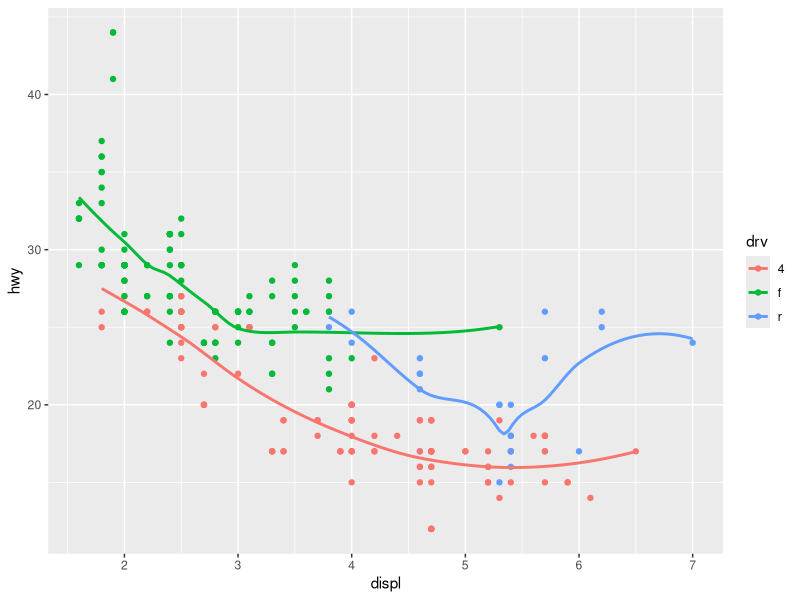
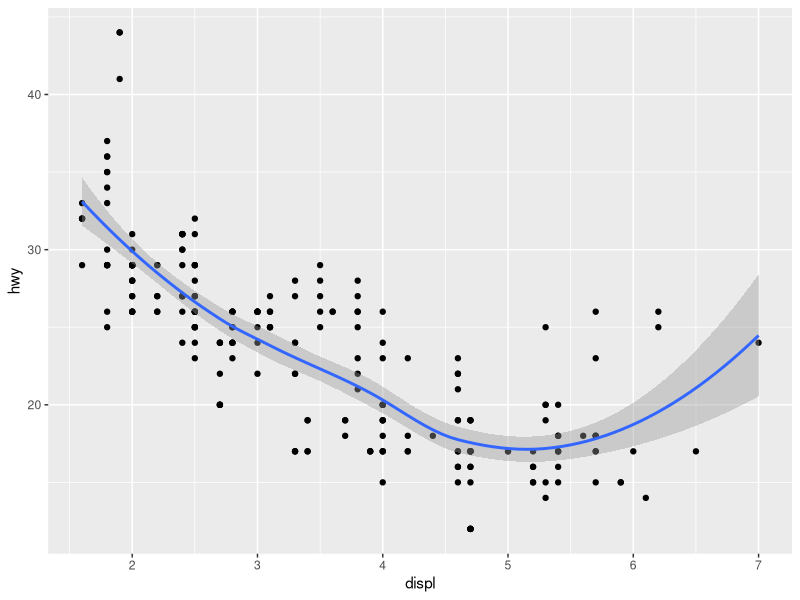
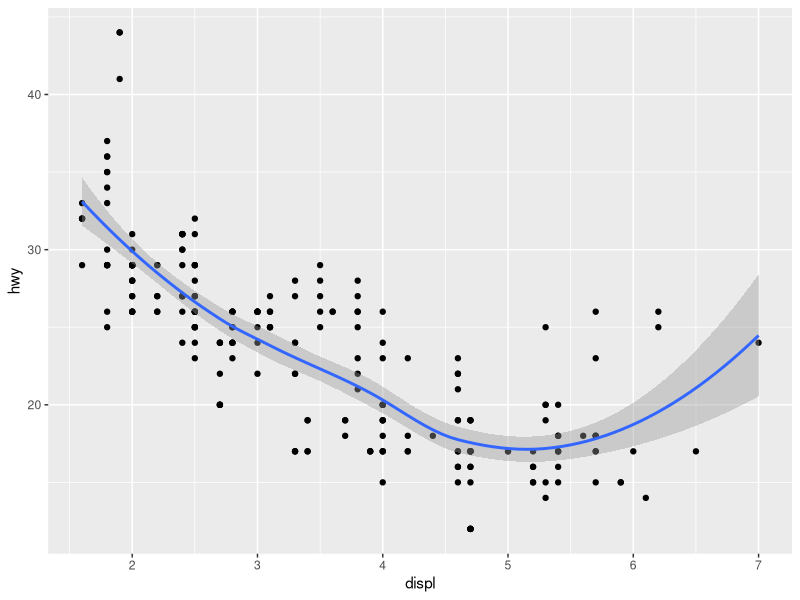
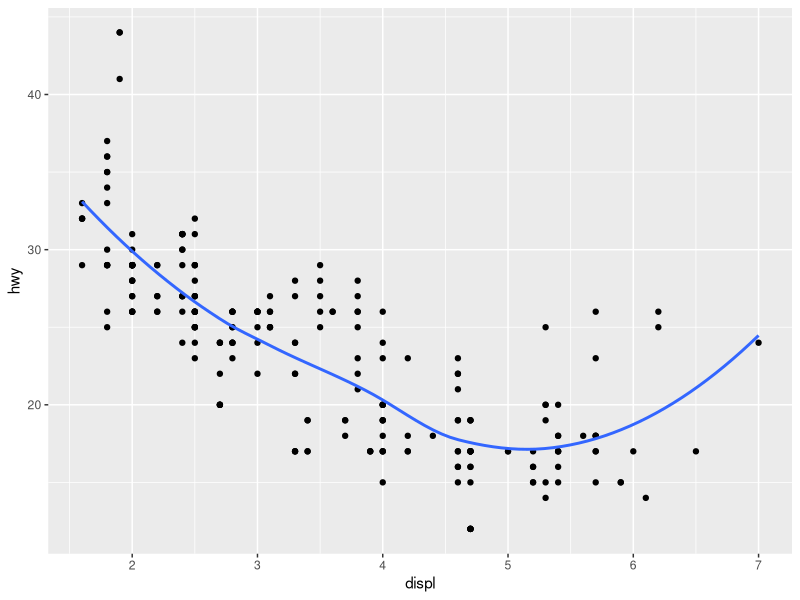
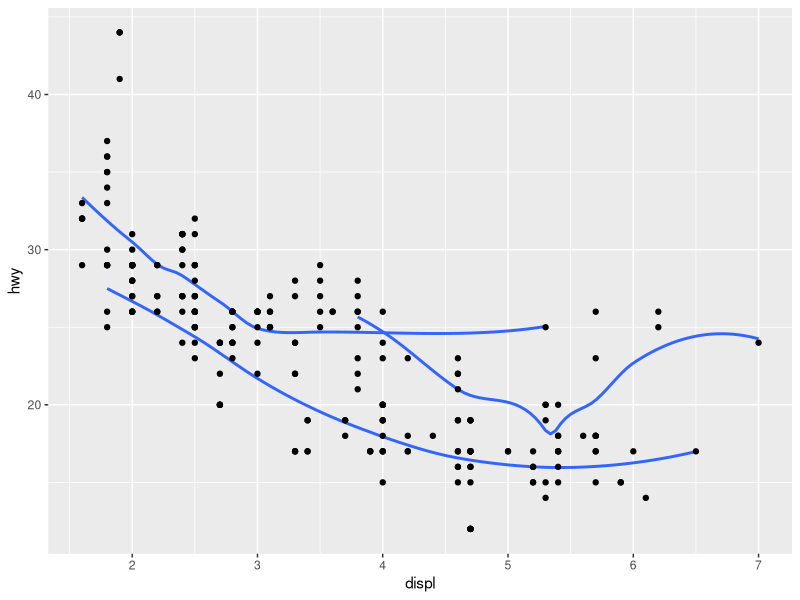
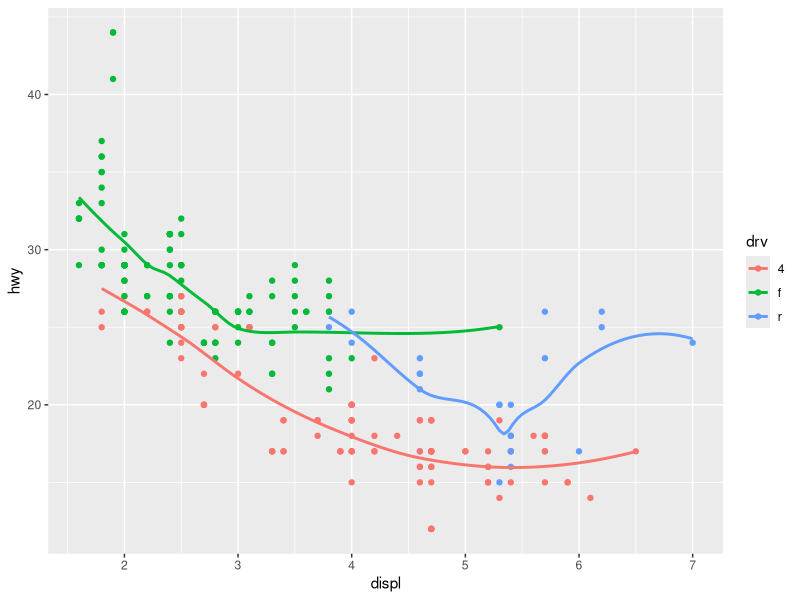
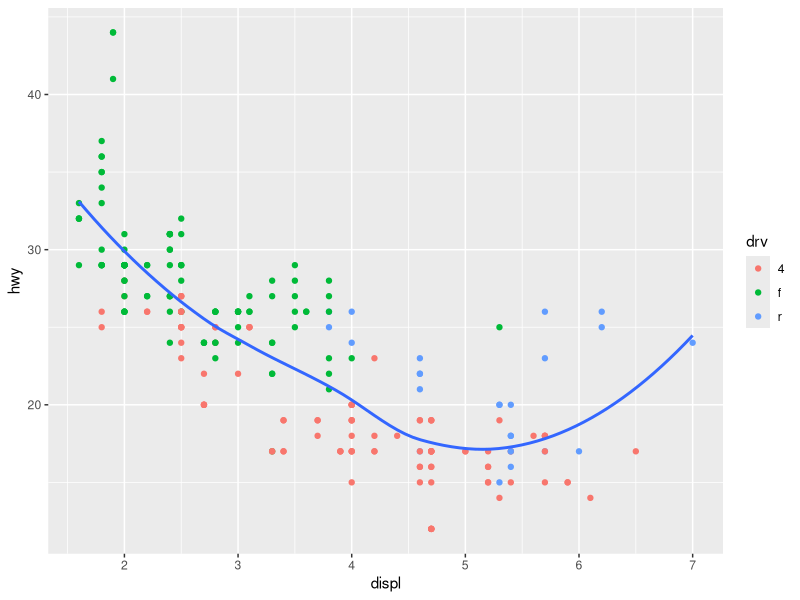
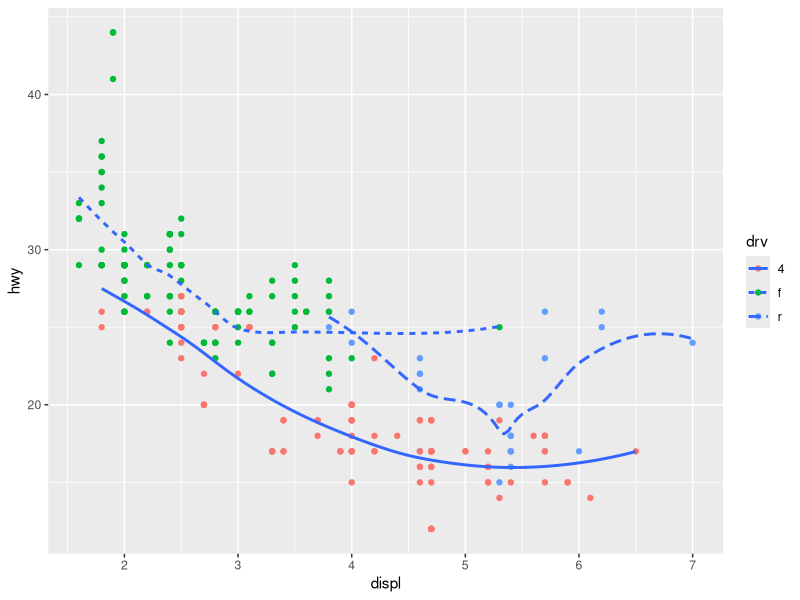

Here is the R script that generated these plots, in order:
## ---- chunk 1
library(ggplot2)
ggplot(data = mpg, mapping = aes(x = displ, y = hwy, color = drv)) + 
  geom_point() + 
  geom_smooth(se = FALSE)

## ---- chunk 2
ggplot(data = mpg, mapping = aes(x = displ, y = hwy)) + 
  geom_point() + 
  geom_smooth()

ggplot() + 
  geom_point(data = mpg, mapping = aes(x = displ, y = hwy)) + 
  geom_smooth(data = mpg, mapping = aes(x = displ, y = hwy))

## ---- chunk 3
ggplot(data = mpg, mapping = aes(x = displ, y = hwy)) + 
  geom_point() + 
  geom_smooth(se = FALSE)

## ---- chunk 4
ggplot(data = mpg, mapping = aes(x = displ, y = hwy)) + 
  geom_smooth(aes(group = drv), se = FALSE) +
  geom_point()

## ---- chunk 5
ggplot(data = mpg, mapping = aes(x = displ, y = hwy, color = drv)) + 
  geom_point() + 
  geom_smooth(se = FALSE)

## ---- chunk 6
ggplot(data = mpg, mapping = aes(x = displ, y = hwy)) + 
  geom_point(aes(color = drv)) + 
  geom_smooth(se = FALSE)

## ---- chunk 7
ggplot(data = mpg, mapping = aes(x = displ, y = hwy)) + 
  geom_point(aes(color = drv)) +
  geom_smooth(aes(linetype = drv), se = FALSE)

## ---- chunk 8
ggplot(data = mpg, mapping = aes(x = displ, y = hwy)) + 
  geom_point(size = 4, colour = "white") + 
  geom_point(aes(colour = drv))

## ---- chunk 9
ggplot(data = diamonds) + 
  geom_bar(mapping = aes(x = cut))

## ---- chunk 10
ggplot(data = diamonds) +
  geom_pointrange(mapping = aes(x = cut, y = depth),
                  stat = "summary",
                  fun.ymin = min,
                  fun.ymax = max,
                  fun.y = median)

## ---- chunk 11
ggplot(data = diamonds) + 
  geom_bar(mapping = aes(x = cut, y = ..prop..))

## ---- chunk 12
ggplot(data = diamonds) + 
  geom_bar(mapping = aes(x = cut, fill = color, y = ..prop..))

## ---- chunk 13
ggplot(data = diamonds) + 
  geom_bar(mapping = aes(x = cut, y = ..prop.., group = 1))

## ---- chunk 14
ggplot(data = diamonds) + 
  geom_bar(mapping = aes(x = cut, fill = color, y = ..prop.., group = 1))

## ---- chunk 15
ggplot(data = diamonds) + 
  geom_bar(mapping = aes(x = cut, colour = cut))

ggplot(data = diamonds) + 
  geom_bar(mapping = aes(x = cut, fill = cut))

## ---- chunk 16
ggplot(data = diamonds) + 
  geom_bar(mapping = aes(x = cut, fill = clarity))
## ---- chunk 17
ggplot(data = diamonds, mapping = aes(x = cut, fill = clarity)) + 
  geom_bar(alpha = 1/5, position = "identity")

## ---- chunk 18
ggplot(data = diamonds, mapping = aes(x = cut, colour = clarity)) + 
  geom_bar(fill = NA, position = "identity")

## ---- chunk 19
ggplot(data = diamonds) + 
  geom_bar(mapping = aes(x = cut, fill = clarity), position = "fill")

## ---- chunk 20
ggplot(data = diamonds) + 
  geom_bar(mapping = aes(x = cut, fill = clarity), position = "dodge")

## ---- chunk 21
ggplot(data = mpg) + 
  geom_point(mapping = aes(x = displ, y = hwy), position = "jitter")

## ---- chunk 22
ggplot(data = mpg, mapping = aes(x = cty, y = hwy)) + 
  geom_point()

## ---- chunk 23
ggplot(data = mpg, mapping = aes(x = cty, y = hwy)) + 
  geom_jitter(size=2)

## ---- chunk 24
ggplot(data = mpg, mapping = aes(x = cty, y = hwy)) + 
  geom_jitter()

ggplot(data = mpg, mapping = aes(x = cty, y = hwy)) + 
  geom_count()

## ---- chunk 25
ggplot(data = mpg, mapping = aes(x = class, y = hwy, color = drv)) + 
  geom_boxplot(position = "dodge")

## ---- chunk 26
ggplot(data = mpg, mapping = aes(x = class, y = hwy)) + 
  geom_boxplot(position = "identity")


## ---- chunk 27
ggplot(data = mpg, mapping = aes(x = class, y = hwy)) + 
  geom_boxplot() +
  coord_flip()

## ---- chunk 28
nz <- map_data("nz")
ggplot(nz, aes(long, lat, group = group)) +
  geom_polygon(fill = "white", colour = "black")

ggplot(nz, aes(long, lat, group = group)) +
  geom_polygon(fill = "white", colour = "black") +
  coord_quickmap()

## ---- chunk 29
bar <- ggplot(data = diamonds) + 
  geom_bar(
    mapping = aes(x = cut, fill = cut), 
    show.legend = FALSE,
    width = 1
  ) + 
  theme(aspect.ratio = 1) +
  labs(x = NULL, y = NULL)

bar + coord_flip()
bar + coord_polar()

## ---- chunk 30
ggplot(data = mpg, mapping = aes(x = factor(1), fill = class)) +
  geom_bar(width = 1) +
  coord_polar(theta = "y")

## ---- chunk 31
ggplot(data = mpg, mapping = aes(x = cty, y = hwy)) +
  geom_point() + 
  geom_abline() +
  coord_fixed()
## ---- chunk 32
ggplot(data = mpg) + 
  geom_point(mapping = aes(x = displ, y = hwy))
